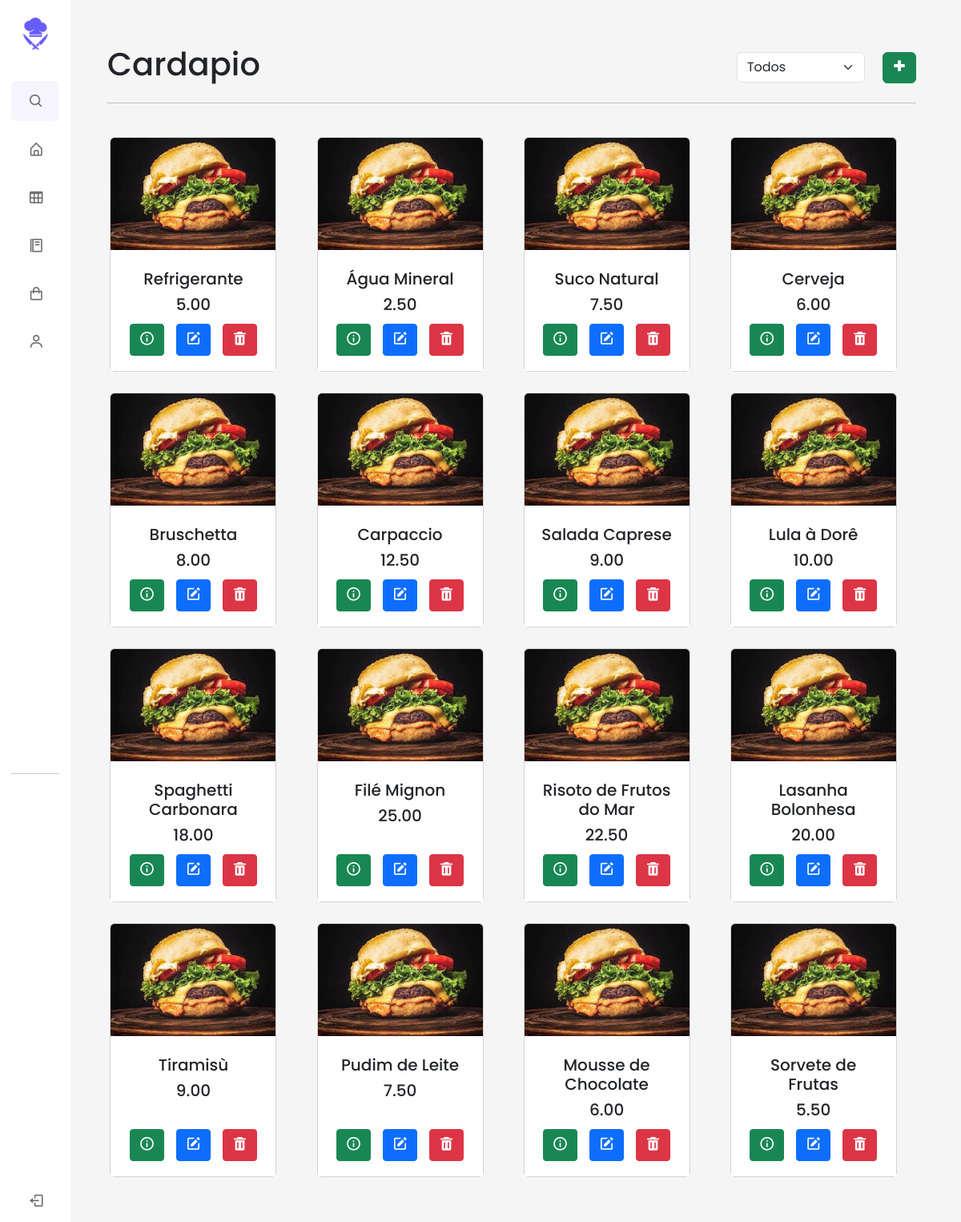
Screenshot of /View/Produto/cardapio.php with the database file from the repository.
### tables this page shows
create table Produto(
 id integer not null primary key auto_increment,
 nome varchar(50) not null,
 valor decimal(10,2) not null,
 descricao varchar(200),
 id_grupo integer,
 nome_imagem varchar(50),
 foreign key (id_grupo) references GrupoProduto(id) 
 );

### Connection/Connection.php (called while the page is built)
<?php
class Connection
{
    private static $dsn = 'mysql:host=localhost;dbname=rocketfood;port=3306';
    private static $connection = null;
    private static $username = 'root';
    private static $password = '12345';
    public static function getConnection() : PDO
    {
        if(Connection::$connection == null){
            try {
                Connection::$connection = new PDO(Connection::$dsn, Connection::$username, Connection::$password);
            } catch (PDOException $e) {
                echo $e->getMessage();
            }
        }
        return Connection::$connection;
    }
    public static function getPreparedStatement($sql) : PDOStatement
    {
        $pst = null;
        if(Connection::getConnection() != null){
            try {
                $pst = Connection::$connection->prepare($sql);
            } catch (PDOException $e) {
                echo $e->getMessage();
            }
        }
        return $pst;
    }
}
?>

### models/DAO/DAOProduto.php (called while the page is built, shortened)
<?php
class DaoProduto
{
    public function listForGrupo($id)
    {
        if($id == 0){
            $pst = Connection::getPreparedStatement('select * from produto;');
            $pst->execute();
            $lista = $pst->fetchAll(PDO::FETCH_ASSOC);
            return $lista;
        }
    }
}

### View/Produto/cardapio.php (the view, shortened to what this page needs)
<?php require_once "..\sidebar.php"; ?>
<link rel="stylesheet" href="..\..\styles\cardapio.css">
<section class="home">
    <div class="principal">
        <div class="head">
            <h1>Cardapio</h1>
            <div class="head-filtro">
                <form action="cardapio.php" method="post" id="formGrupo">
                    <select class="form-select filtro" name="idgrupo" id="idgrupo">
                        <?php
                        require_once BASE . '/models/DTO/Produto.php';
                        require_once BASE . '/Connection/Connection.php';
                        require_once BASE . '/models/DAO/DaoProduto.php';
                        echo '<option value="' . '0' . '">' . 'Todos' . '</option>';
                        ?>
                    </select>
                </form>
                <button type="button" class="btn btn-success btn-add" data-bs-toggle="modal" data-bs-target="#create-produto"><i class='bx bx-plus-medical'></i></button>
            </div>
        </div>
        <hr>
    </div>
    <ul class="list-cardapio">
        <?php
        $idgrupo = 0;
        $daoProduto = new DaoProduto();
        $lista = $daoProduto->listForGrupo($idgrupo);
        foreach ($lista as $registro) {
        ?>
            <div class="card produto">
                <img src="../../Img/Produtos/<?=$registro['nome_imagem']?>.png" class="card-img-top" onerror="this.src='../../Img/Produtos/ft-teste.jpg'">
                <div class="card-body">
                    <div class="card-title-orgnz">
                        <h5 class="card-title">
                            <?= $registro['nome'] ?>
                        </h5>
                        <h5 class="card-title">
                            <?= $registro['valor'] ?>
                        </h5>
                    </div>
                    <div class="buttons">
                        <button class="btn btn-success icon btn-sm" data-bs-toggle="modal" data-bs-target="#info-produto<?= $registro['id'] ?>"><i class='bx bx-info-circle'></i></button>
                        <button class="btn btn-primary icon btn-sm" data-bs-toggle="modal" data-bs-target="#editar-produto<?= $registro['id'] ?>"><i class='bx bxs-edit'></i></button>
                        <button class="btn btn-danger icon btn-sm" data-bs-toggle="modal" data-bs-target="#delete-produto<?= $registro['id'] ?>"><i class='bx bxs-trash'></i></i></button>
                    </div>
                </div>
            </div>
        <?php
        }
        ?>
    </ul>
</section>

### View/sidebar.php (shortened to what this page needs)
<!DOCTYPE html>
<html lang="en">
<head>
    <?php
    $style = SIDEBASE . '/styles/sidebar.css';
    $img = SIDEBASE . '/Img/Icon-Chef-hat.png';
    $home = SIDEBASE . '/View/index.php';
    $mesa = SIDEBASE . '/View/Mesa/mesa.php';
    $cardapio = SIDEBASE . '/View/Produto/cardapio.php';
    $funcionario = SIDEBASE . '/View/Funcionarios/funcionarios.php';
    $venda = SIDEBASE . '/View/Venda/vendas.php';
    $login = SIDEBASE . '/View/auth/index.php'
    ?>
    <link rel="stylesheet" href="<?= $style ?>">
    <link href='https://unpkg.com/boxicons@2.1.1/css/boxicons.min.css' rel='stylesheet'>
    <link href="https://cdn.jsdelivr.net/npm/bootstrap@5.3.0-alpha1/dist/css/bootstrap.min.css" rel="stylesheet"
>
</head>
<body>
    <nav class="sidebar close">
        <header>
            <div class="image-text">
                <span class="image">
                    <img src="<?= $img ?>">
                </span>
            </div>
            <i class='bx bx-chevron-right toggle'></i>
        </header>
        <div class="menu-bar">
            <div class="menu">
                <li class="search-box">
                    <i class='bx bx-search icon'></i>
                </li>
                <ul class="menu-links">
                    <li class="nav-link">
                        <a href="<?= $home ?>">
                            <i class='bx bx-home-alt icon'></i>
                        </a>
                    </li>
                    <li class="nav-link">
                        <a href="<?= $mesa ?>">
                            <i class='bx bx-table icon'></i>
                        </a>
                    </li>
                    <li class="nav-link">
                        <a href="<?= $cardapio ?>">
                            <i class='bx bx-food-menu icon'></i>
                        </a>
                    </li>
                    <li class="nav-link">
                        <a href="<?= $venda ?>">
                            <i class='bx bx-shopping-bag icon'></i>
                        </a>
                    </li>
                    <li class="nav-link">
                        <a href="<?= $funcionario ?>">
                            <i class='bx bx-user icon'></i>
                        </a>
                    </li>
                </ul>
            </div>
            <hr>
            <div class="bottom-content">
                <li class="">
                    <a href="<?= $login ?>">
                        <i class='bx bx-log-out icon'></i>
                    </a>
                </li>
            </div>
        </div>
    </nav>
</body>
</html>

### styles/sidebar.css (style rules this page uses)
* { margin: 0; padding: 0; box-sizing: border-box; font-family: 'Poppins', sans-serif; }
:root { --body-color: whitesmoke; --sidebar-color: #FFF; --primary-color: #695CFE; --primary-color-light: #F6F5FF; --toggle-color: #DDD; --text-color: #707070; --tran-03: all 0.2s ease; --tran-03: all 0.3s ease; --tran-04: all 0.3s ease; --tran-05: all 0.3s ease; }
body { min-height: 100vh; background-color: var(--body-color); transition: var(--tran-05); }
.sidebar { position: fixed; top: 0; left: 0; height: 100%; width: 250px; padding: 10px 14px; background: var(--sidebar-color); transition: var(--tran-05); z-index: 100; }
.sidebar.close { width: 88px; }
.sidebar li { height: 50px; list-style: none; display: flex; align-items: center; margin-top: 10px; }
.sidebar header .image, .sidebar .icon { min-width: 60px; border-radius: 6px; }
.sidebar .icon { min-width: 60px; border-radius: 6px; height: 100%; display: flex; align-items: center; justify-content: center; font-size: 20px; }
.sidebar .text, .sidebar .icon { color: var(--text-color); transition: var(--tran-03); }
.sidebar header { position: relative; }
.sidebar header .image-text { display: flex; align-items: center; margin-top: 10%; }
.sidebar header .image { display: flex; align-items: center; justify-content: center; }
.sidebar header .image img { width: 40px; border-radius: 6px; }
.sidebar header .toggle { color: white; }
.sidebar.close .toggle { transform: translateY(-50%) rotate(0deg); }
.sidebar li.search-box { border-radius: 6px; background-color: var(--primary-color-light); cursor: pointer; transition: var(--tran-05); }
.sidebar li a { list-style: none; height: 100%; background-color: transparent; display: flex; align-items: center; height: 100%; width: 100%; border-radius: 6px; text-decoration: none; transition: var(--tran-03); }
.sidebar .menu-bar { height: calc(100% - 55px); margin-top: 0; display: flex; flex-direction: column; justify-content: space-between; overflow-y: scroll; }
.bottom-content { margin-bottom: 30%; }
.home { position: absolute; top: 0; top: 0; left: 250px; height: 100vh; width: calc(100% - 250px); background-color: var(--body-color); transition: var(--tran-05); }
.sidebar.close ~ .home { left: 78px; height: 100vh; width: calc(100% - 78px); }
.menu-links { padding-left: 0; }
.principal { margin-left: 5%; margin-top: 5%; margin-right: 5%; }

### styles/cardapio.css (style rules this page uses)
.list-cardapio { display: grid; grid-template-columns: repeat(auto-fill, minmax(210px, 1fr)); justify-content: space-between; padding: 0% 5% 5% 3%; list-style: none; }
ul { padding-left: 0rem; }
.head-filtro { display: flex; justify-content: end; align-items: center; }
.card { margin-left: 10%; margin-top: 10%; width: 13rem; }
.btn-add { margin-left: 10%; height: 70%; }
.buttons { margin-top: auto; display: flex; justify-content: space-around; }
.card-title { display: flex; justify-content: space-between; align-items: center; text-align: center; }
.card-body { background-color: white; margin-top: 4%; display: flex; flex-direction: column; }
.card-title-orgnz { display: flex; justify-content: center; align-items: center; flex-direction: column; }
.icon { width: 25%; font-size: 20px; margin: 2%; }
.head { display: flex; justify-content: space-between; }
body { background-color: whitesmoke; height: 100%; }
.card-img, .card-img-bottom, .card-img-top { height: 140px; }

### rows the page displays
produto: nome "Refrigerante", valor "5.00"
produto: nome "Água Mineral", valor "2.50"
produto: nome "Suco Natural", valor "7.50"
produto: nome "Cerveja", valor "6.00"
produto: nome "Bruschetta", valor "8.00"
produto: nome "Carpaccio", valor "12.50"
produto: nome "Salada Caprese", valor "9.00"
produto: nome "Lula à Dorê", valor "10.00"
produto: nome "Spaghetti Carbonara", valor "18.00"
produto: nome "Filé Mignon", valor "25.00"
produto: nome "Risoto de Frutos do Mar", valor "22.50"
produto: nome "Lasanha Bolonhesa", valor "20.00"
produto: nome "Tiramisù", valor "9.00"
produto: nome "Pudim de Leite", valor "7.50"
produto: nome "Mousse de Chocolate", valor "6.00"
produto: nome "Sorvete de Frutas", valor "5.50"
